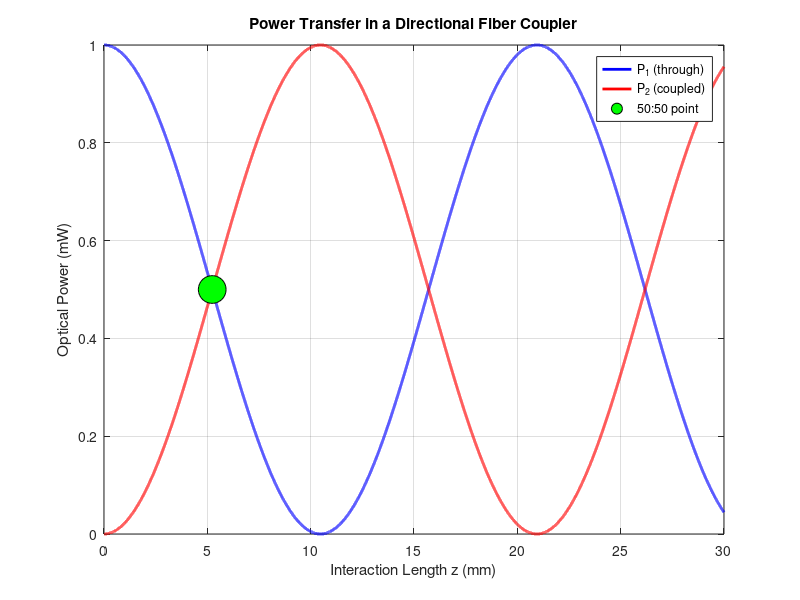
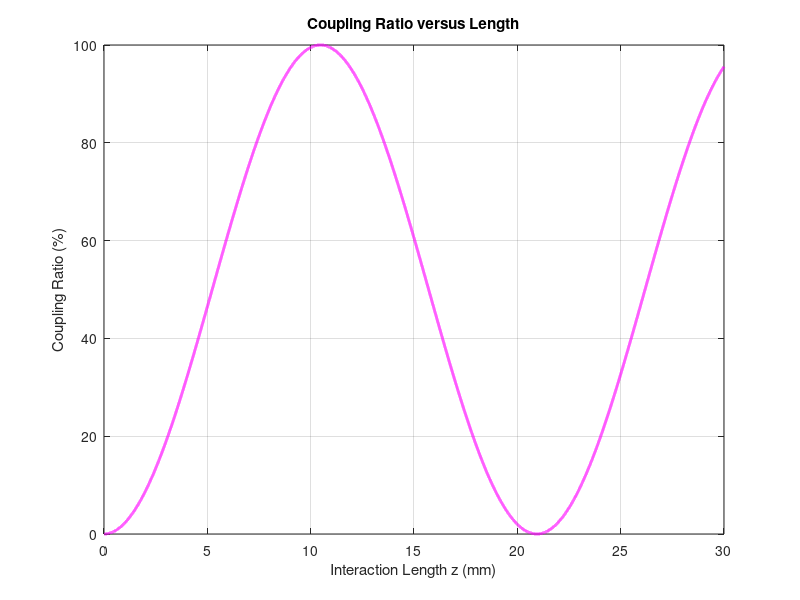
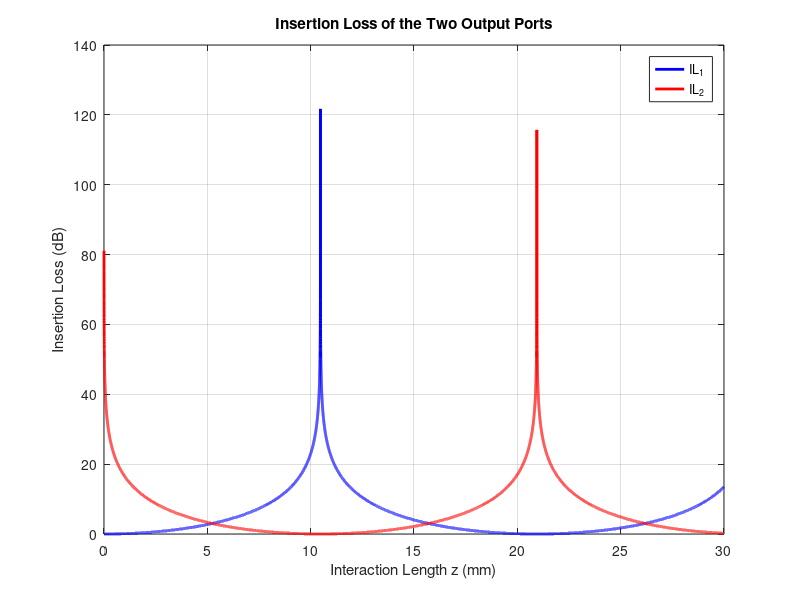

Here is the MATLAB script that generated these plots, in order:
% Experiment 4: Design & Simulation of a Low-Loss Optical Fiber Coupler

clear; clc; close all;

% ---- Design / Simulation Parameters ----
P0     = 1.0;          % input power (mW)
kappa  = 150;          % coupling coefficient (1/m)
Lmax   = 0.030;        % maximum interaction length (m) = 30 mm
Npts   = 51000;          % number of points along z
z = linspace(0, Lmax, Npts);   % distance vector (m)

% ---- Coupled-mode power transfer (ideal lossless) ----
P1 = P0 * cos(kappa * z).^2;   % power remaining in fiber 1
P2 = P0 * sin(kappa * z).^2;   % power transferred to fiber 2

% ---- Find 50:50 coupling length ----
[~, idx50] = min(abs(P1 - P2));
L50 = z(idx50);
P1_50 = P1(idx50);
P2_50 = P2(idx50);

% ---- Loss calculations at 50:50 point ----
IL1 = -10*log10(P1_50 / P0);
IL2 = -10*log10(P2_50 / P0);
EL  = -10*log10((P1_50 + P2_50)/P0);

% ---- Display results ----
fprintf('=== Low-Loss Optical Fiber Coupler Design ===\n');
fprintf('Coupling coefficient kappa = %.1f m^-1\n', kappa);
fprintf('50:50 coupling length L50  = %.2f mm\n', L50*1000);
fprintf('Power at L50: P1 = %.4f mW,  P2 = %.4f mW\n', P1_50, P2_50);
fprintf('Insertion Loss IL1 = %.2f dB,  IL2 = %.2f dB\n', IL1, IL2);
fprintf('Excess Loss EL     = %.3f dB\n\n', EL);

% ---- Observation table (selected points) ----
fprintf('Observation Table (selected lengths):\n');
fprintf(' Length(mm) |   P1(mW)  |   P2(mW)  | CR(%%) | IL(dB) \n'); % Added table headers for clarity
sel = round(linspace(1, Npts, 8));
for i = sel
    CR = 100 * P2(i) / (P1(i)+P2(i));
    IL = -10*log10(P1(i)/P0);
    fprintf('%8.2f    | %8.4f   | %8.4f   | %6.1f | %7.2f\n', ...
            z(i)*1000, P1(i), P2(i), CR, IL);
end

% ---- Graph 1: Power evolution vs length ----
figure(1);
plot(z*1000, P1, 'b-', 'LineWidth', 2);
hold on;
plot(z*1000, P2, 'r-', 'LineWidth', 2);
plot(L50*1000, P1_50, 'ko', 'MarkerSize', 20, 'MarkerFaceColor', 'g');
grid on;
xlabel('Interaction Length z (mm)');
ylabel('Optical Power (mW)');
title('Power Transfer in a Directional Fiber Coupler');
legend('P_1 (through)', 'P_2 (coupled)', '50:50 point');

% ---- Graph 2: Coupling Ratio vs length ----
CR_all = 100 * P2 ./ (P1 + P2);
figure(2);
plot(z*1000, CR_all, 'm-', 'LineWidth', 2);
hold on;
grid on;
xlabel('Interaction Length z (mm)');
ylabel('Coupling Ratio (%)');
title('Coupling Ratio versus Length');

% ---- Graph 3: Insertion Loss of both ports ----
figure(3);
plot(z*1000, -10*log10(P1/P0), 'b-', 'LineWidth', 2);
hold on;
plot(z*1000, -10*log10(P2/P0), 'r-', 'LineWidth', 2);
grid on;
xlabel('Interaction Length z (mm)');
ylabel('Insertion Loss (dB)');
title('Insertion Loss of the Two Output Ports');
legend('IL_1', 'IL_2');
